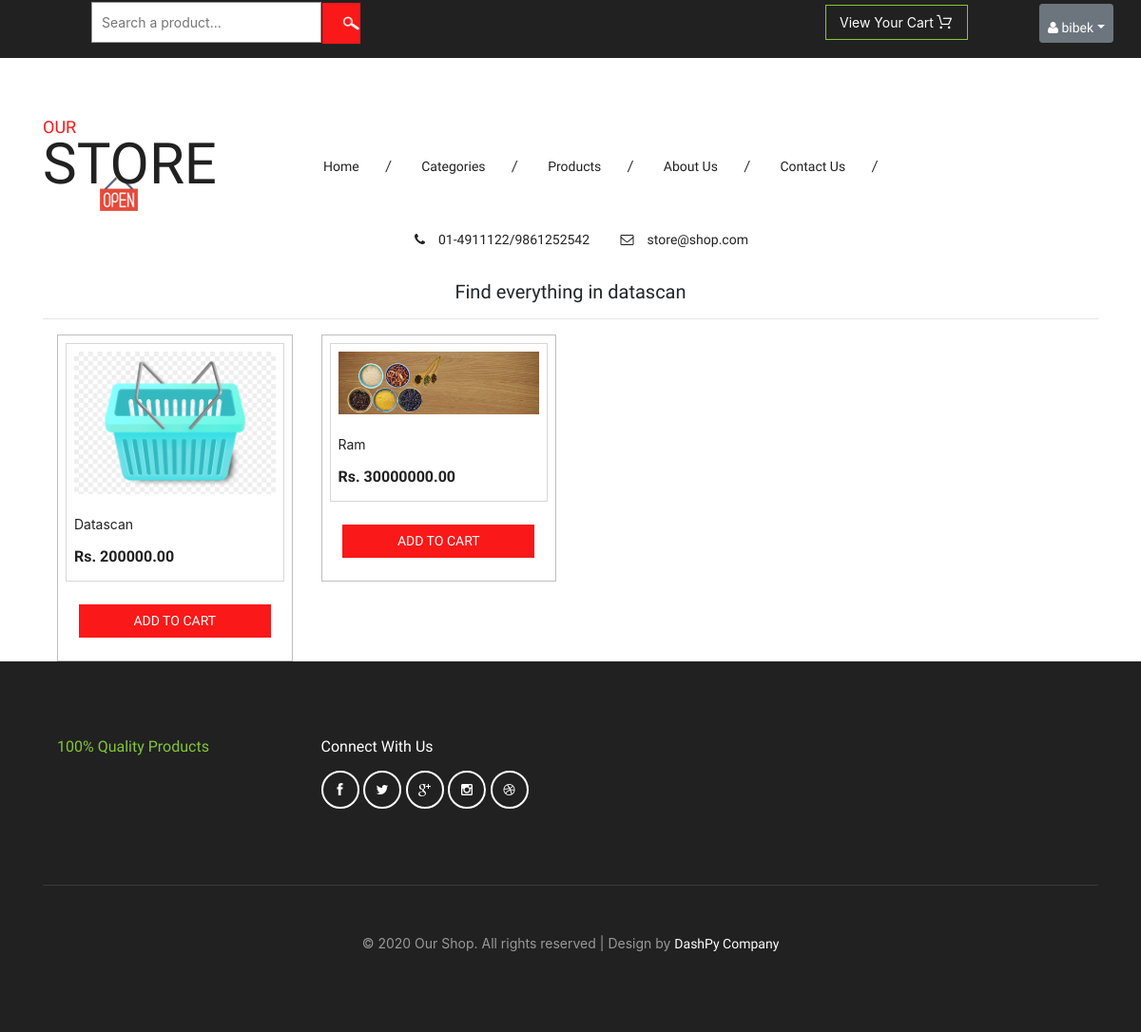
Page /product/datascan (signed in) on the committed database.
### owner/models.py (models this page shows, shortened)
class CustomUser(AbstractUser):
    user_type_data = (('owner', "Owner"), ('customer', 'Customer'))
    user_type = models.CharField(default = 'owner', choices = user_type_data, max_length = 10)
    email = models.EmailField(unique = True)

class Product(models.Model):
    category = models.ForeignKey(Category, related_name= 'products', on_delete= models.PROTECT)
    sub_category = models.ForeignKey(Sub_Category, related_name='sub_category', on_delete=models.PROTECT, null = True)
    name = models.CharField(max_length = 200, db_index = True)
    slug = models.SlugField(max_length=200, db_index= True)
    image = models.ImageField(upload_to = 'products/%Y/%m/%d', blank = True)
    description = models.TextField(blank=True)
    price = models.DecimalField(max_digits= 20, decimal_places = 2)
    created_at = models.DateTimeField(auto_now_add=True)
    updated_at = models.DateTimeField(auto_now_add= True)
    available = models.BooleanField(default= True)
    class Meta:
        ordering = ('name',)
        index_together = (('id', 'slug'),)

### shop/views.py (the view)
# urls.py: path('product/<slug:slug>', views.specific, name = "specific"),
def specific(request, slug):
    p = Category.objects.get(slug= slug)
    product = Product.objects.filter(category = p)
    try:
        cart = Cart.objects.filter(cart_of = request.user)
    except:
        cart = None
    return render(request, 'specific.html', {'product':product, 'cart':cart,'slug':slug})

### sale/LoginCheckMiddleware.py (called while the page is built, shortened)
    def process_view(self, request, view_func, view_args, view_kwargs):
        modulename = view_func.__module__
        user = request.user
        if user.is_authenticated:
            if user.user_type == "owner":
                if modulename == "owner.views":
                    pass
                elif modulename == 'shop.views' or modulename == "django.views.static":
                    pass
                elif modulename == "django.contrib.auth.views" or modulename =="django.contrib.admin.sites":
                    pass
                else:
                    return HttpResponseRedirect(reverse("owner:ownerDashboard"))
        else:
            if modulename == 'shop.views' or modulename == "django.contrib.auth.views" or modulename == "django.views.static":
                pass
            else:
                return HttpResponseRedirect(reverse("shop:login"))

### templates/specific.html (shortened to what this page needs)
{% extends "base.html" %}
{% load static %}
{% block content %}
  <div class="container">
    <div class="text-center">
      <h5>
        Find everything in {{slug}}
      </h5>
      <hr>
    </div>
      {% for p in product  %}
      <div class="col-md-3 top_brand_left">
        <div class="hover14 column">
            <div class="agile_top_brand_left_grid">
                <div class="agile_top_brand_left_grid1">
                    <figure>
                        <div class="snipcart-item block" >
                            <div class="snipcart-thumb">
                                <a href="{%url 'shop:product_details' p.id p.slug%}"><img title=" " alt=" " src="{%if p.image %}{{p.image.url}} {%else%} {%static 'images/1.jpg'%} {%endif%}"  style="height: 100%; width: 100%;"/></a>
                                <p>{{p.name}}</p>
                                <h4>Rs. {{p.price}}</h4>
                            </div>
                        </div>
                    </figure>
                </div>
                <div class="snipcart-details top_brand_home_details">
                    <a href="{%url 'customer:addtocart' p.id%}">
                        <input type="submit" name="submit" value="Add to cart" class="button" />
                    </a>
                </div>
            </div>
        </div>
    </div>
      {% endfor %}
    </div>
{% endblock content %}

### templates/base.html (shortened to what this page needs)
{% load static %}
<!DOCTYPE html>
<html lang="en">
<head>
<link href="{%static 'css/bootstrap.css' %} " rel="stylesheet" type="text/css" media="all" />
<link href=" {%static 'css/style.css' %} " rel="stylesheet" type="text/css" media="all" />
<link rel="stylesheet" href="https://cdn.jsdelivr.net/npm/bootstrap@4.5.3/dist/css/bootstrap.min.css">
<link href="{%static 'css/font-awesome.css' %} " rel="stylesheet" type="text/css" media="all" />
</head>
<body>
	<div class="agileits_header">
		<div class='row'>
			<div class = 'col-12 col-md-8' >
				<div class="w3l_search">
					<form action="search" method="GET">
						<input type="text" name="search" placeholder="Search a product..."  required>
						<input type="submit" value="">
					</form>
				</div>
			</div>
			<div class='col-6 col-md-2'>
				<div class="product_list_header" style="position:relative; display:inline-block;">
					<input type="submit" name="submit" value="View your cart"  data-toggle="modal" data-target=".bd-example-modal-lg" class="button" />
				</div>
			</div>
			<div class = 'col-6 col-md-2'>
				<div class="w3l_header_right">
					<ul>
						<li class="dropdown profile_details_drop">
							{% if user.is_authenticated %}
							{% if user.user_type == 'owner' %}
							<a href="#" class="btn btn-secondary btn-sm dropdown-toggle m-1" data-toggle="dropdown"><i class="fa fa-user" aria-hidden="true"></i> {{user}}</a>
							{%else%}
							<a href="#" class="btn btn-secondary btn-sm dropdown-toggle m-1" data-toggle="dropdown"><i class="fa fa-user" aria-hidden="true"></i> {{user.first_name}}</a>
							{% endif %}
							{%else%}
							<a href="#" class="btn btn-secondary btn-sm dropdown-toggle m-1" data-toggle="dropdown"><i class="fa fa-user" aria-hidden="true"></i> Login</a>
							{% endif %}
						</li>
					</ul>
				</div>
			</div>
		</div>
	</div>
	<div class="logo_products">
		<div class="container">
			<div class="w3ls_logo_products_left">
				<h1><a href="{%url 'shop:homepage'%}"><span>Our</span> Store</a></h1>
			</div>
			<div class="w3ls_logo_products_left1">
				<ul class="special_items">
					<li><a href="{%url 'shop:homepage'%}">Home</a><i>/</i></li>
					<li><a href="{%url 'shop:allcategory'%}">Categories</a><i>/</i></li>
					<li><a href="{%url 'shop:allproduct'%}">Products</a><i>/</i></li>
					<li><a href="#">About Us</a><i>/</i></li>
					<li><a href="#">Contact Us</a><i>/</i></li>
				</ul>
			</div>
			<div class="w3ls_logo_products_left1">
				<ul class="phone_email">
					<li><i class="fa fa-phone" aria-hidden="true"></i>01-4911122/9861252542</li>
					<li><i class="fa fa-envelope-o" aria-hidden="true"></i><a href="mailto:store@grocery.com">store@shop.com</a></li>
				</ul>
			</div>
			<div class="clearfix"> </div>
		</div>
	</div>
{% block content %}
{% endblock content %}
<div class="footer">
	<div class="container">
		<div class="agile_footer_grids">
			<div class="col-md-3 w3_footer_grid agile_footer_grids_w3_footer">
				<div class="w3_footer_grid_bottom">
					<h4>100% Quality products</h4>
				</div>
			</div>
			<div class="col-md-3 w3_footer_grid agile_footer_grids_w3_footer">
				<div class="w3_footer_grid_bottom">
					<h5>connect with us</h5>
					<ul class="agileits_social_icons">
						<li><a href="#" class="facebook"><i class="fa fa-facebook" aria-hidden="true"></i></a></li>
						<li><a href="#" class="twitter"><i class="fa fa-twitter" aria-hidden="true"></i></a></li>
						<li><a href="#" class="google"><i class="fa fa-google-plus" aria-hidden="true"></i></a></li>
						<li><a href="#" class="instagram"><i class="fa fa-instagram" aria-hidden="true"></i></a></li>
						<li><a href="#" class="dribbble"><i class="fa fa-dribbble" aria-hidden="true"></i></a></li>
					</ul>
				</div>
			</div>
			<div class="clearfix"> </div>
		</div>
		<div class="wthree_footer_copy">
			<p>© 2020 Our Shop. All rights reserved | Design by <a href="http://dashpy.com/">DashPy Company</a></p>
		</div>
	</div>
</div>
</body>
</html>

### rows in the picture
CustomUser: username "bibek"
Product: image (picture), name "Datascan", price "200000.00"
Product: name "Ram", price "30000000.00"

### other values in the picture
{{ slug }} "datascan"
